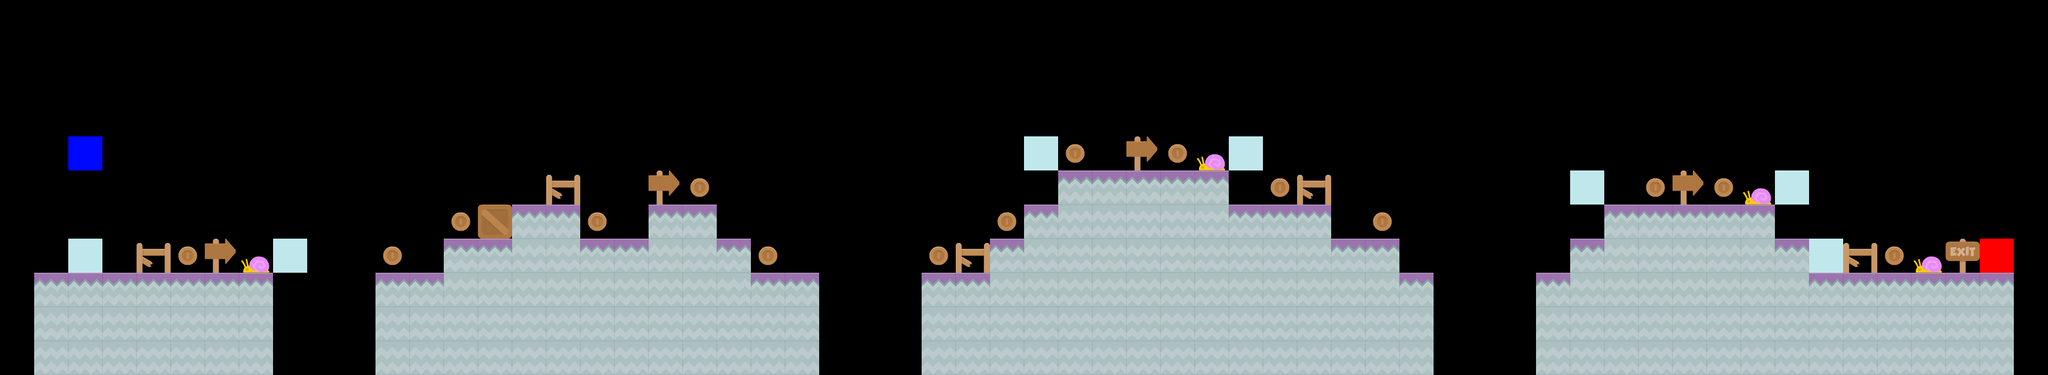

This game map was drawn from its Tiled (.tmx) file and the tilesets committed beside it. A one-line description and the trimmed map source follow:
An orthogonal 60x11 tile map with 64x64 px tiles, 8 tile layers (tile, coin, constant, enemy, ...), 7 tilesets.

<map version="1.9" tiledversion="1.9.2" orientation="orthogonal" renderorder="right-down" width="60" height="11" tilewidth="64" tileheight="64" infinite="0" nextlayerid="10" nextobjectid="1">
 <editorsettings>
  <export target="../level/5/level_5.csv" format="csv" />
 </editorsettings>
 <tileset firstgid="1" source="stone_cliff_tiles.tsx" />
 <tileset firstgid="13" source="coin_tiles.tsx" />
 <tileset firstgid="16" source="checkpoint_enemy.tsx" />
 <tileset firstgid="18" source="checkpoint_player.tsx" />
 <tileset firstgid="20" source="french_tiles.tsx" />
 <tileset firstgid="25" source="box.tsx" />
 <tileset firstgid="26" source="../tiled/block.tsx" />
 <layer id="1" name="tile" width="60" height="11">
  <data>[660 cells, 198 non-empty, 2 distinct tile ids]</data>
 </layer>
 <layer id="2" name="coin" width="60" height="11">
  <data>[660 cells, 16 non-empty, 1 distinct tile ids]</data>
 </layer>
 <layer id="3" name="constant" width="60" height="11">
  <data>[660 cells, 8 non-empty, 1 distinct tile ids]</data>
 </layer>
 <layer id="4" name="enemy" width="60" height="11">
  <data>[660 cells, 4 non-empty, 1 distinct tile ids]</data>
 </layer>
 <layer id="5" name="player" width="60" height="11">
  <data>[660 cells, 2 non-empty, 2 distinct tile ids]</data>
 </layer>
 <layer id="9" name="block" width="60" height="11">
  <data>[660 cells, 22 non-empty, 1 distinct tile ids]</data>
 </layer>
 <layer id="6" name="french" width="60" height="11">
  <data>[660 cells, 10 non-empty, 3 distinct tile ids]</data>
 </layer>
 <layer id="7" name="crate" width="60" height="11">
  <data>[660 cells, 1 non-empty, 1 distinct tile ids]</data>
 </layer>
</map>